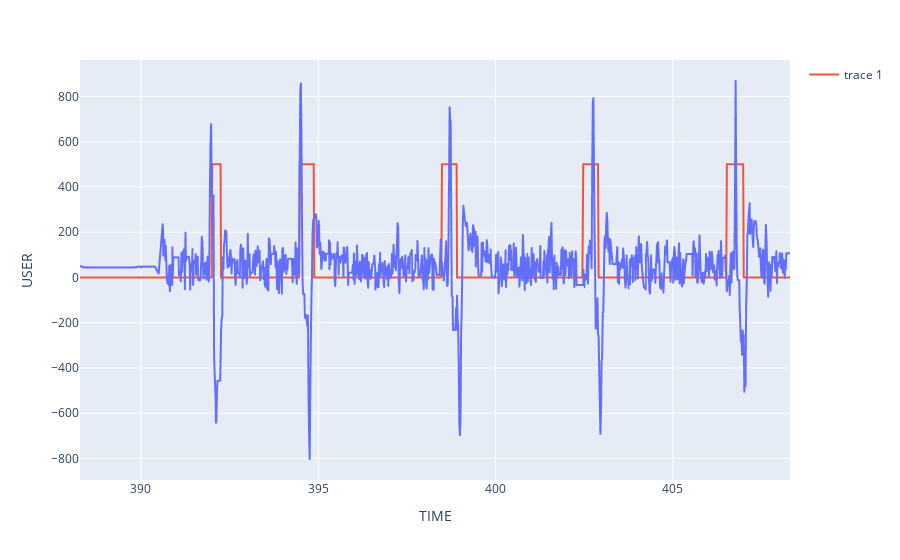

Notebook cell for this chart:
### Code cell
plot_time_series_eeg(df)

### Figure 1 — Plotly figure (JSON) as saved in the notebook; plotly's stock layout.template omitted (floating-point values rounded to 4 significant figures; data arrays with more than 128 entries replaced by an {"elided": "..."} marker saying what was removed)
{"data": [{"hovertemplate": "TIME=%{x}<br>USER=%{y}<extra></extra>", "legendgroup": "", "line": {"color": "#636efa", "dash": "solid"}, "marker": {"symbol": "circle"}, "mode": "lines", "name": "", "showlegend": false, "type": "scattergl", "x": {"elided": "1182 float values"}, "xaxis": "x", "y": {"elided": "1182 int values"}, "yaxis": "y"}, {"mode": "lines", "type": "scatter", "x": {"elided": "1182 float values"}, "y": {"elided": "1182 int values"}}], "layout": {"legend": {"tracegroupgap": 0}, "margin": {"t": 60}, "xaxis": {"anchor": "y", "domain": [0, 1], "title": {"text": "TIME"}}, "yaxis": {"anchor": "x", "domain": [0, 1], "title": {"text": "USER"}}}}
